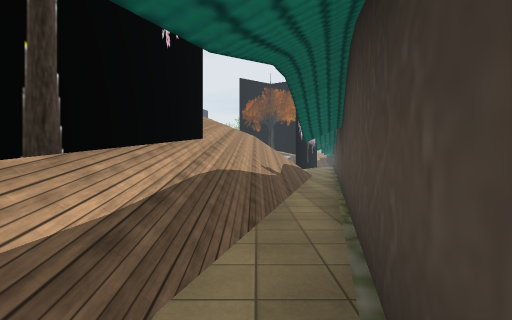
[1] (above)

16 first-person views from a walk through a Unity game level. The camera is 1.5 m above the floor, looks level and sees 85° across. The floor is counted in squares, 2 m on a side. Each view is taken from the middle of a square. On the plan, view 1 faces up. The plan holds only what a view shows up to about 10 squares ahead; the rest is blank. The place goes on beyond the plan. Some surface patterns are stand-ins.

[2]
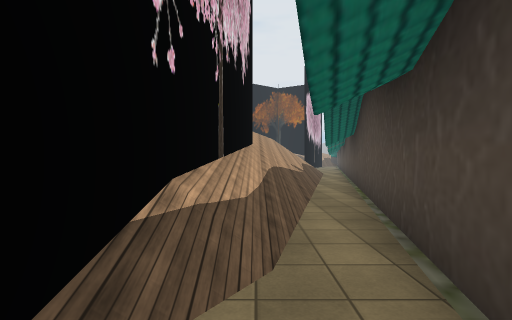

[3]
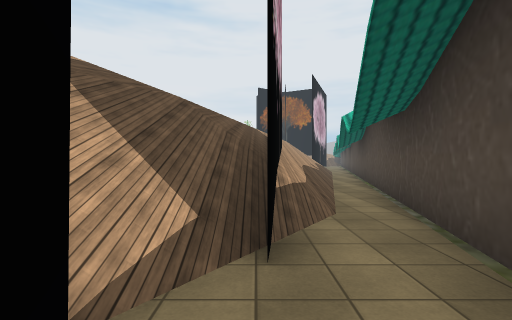

[4]
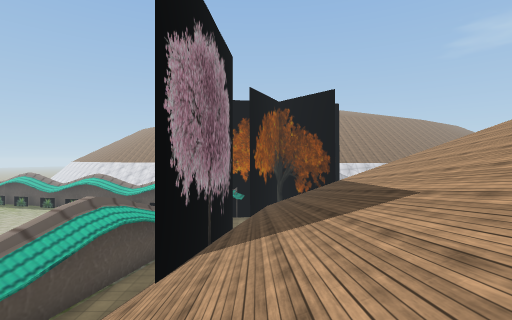

[5]
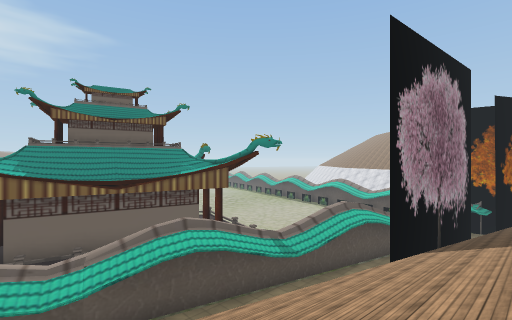

[6]
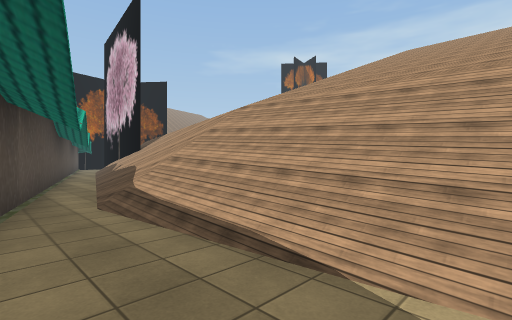

[7]
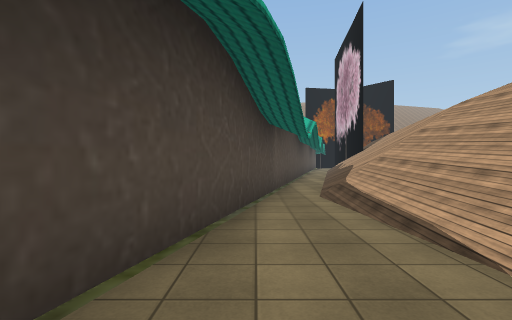

[8]
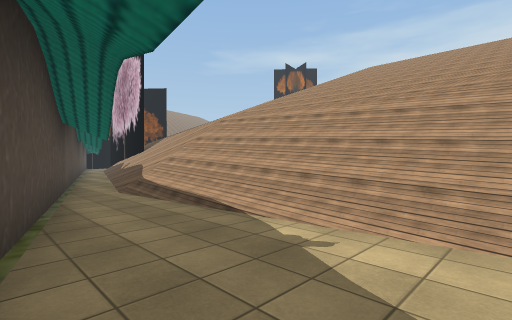

[9]
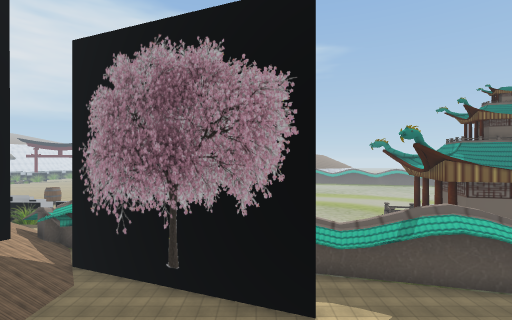

[10]
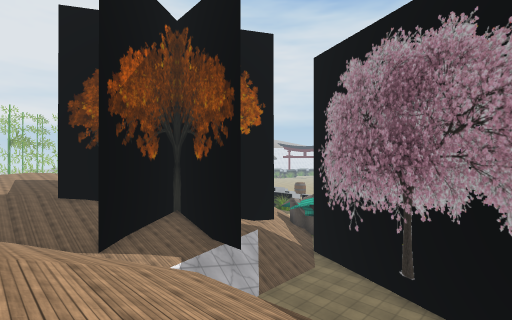

[11]
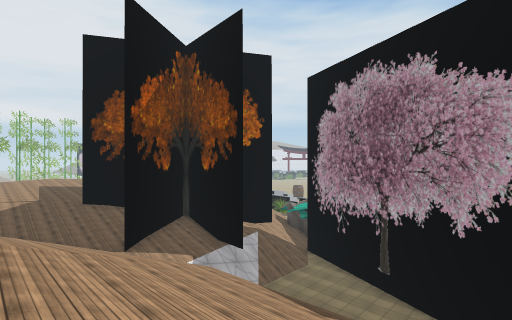

[12]
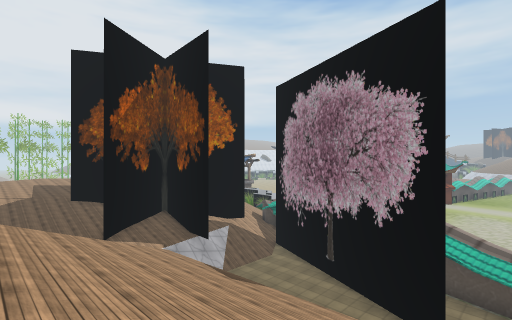

[13]
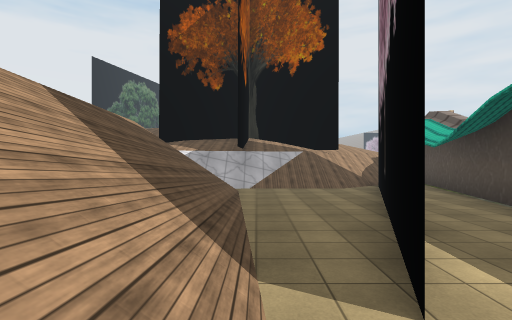

[14]
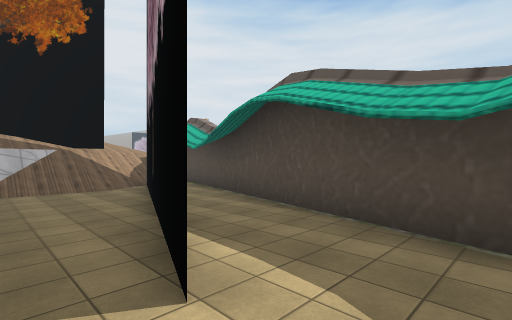

[15]
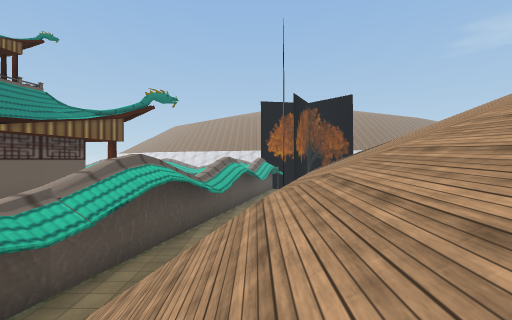

[16]
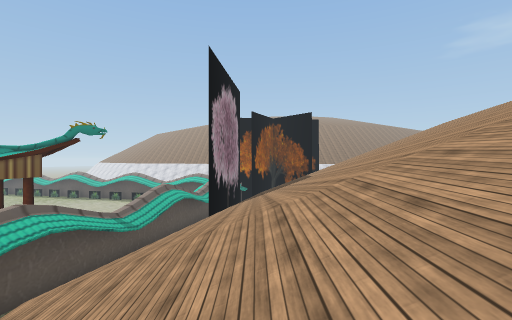

### Floor plan
Key: @ floor where view 1 was taken; # wall or solid block; . floor; / step, stairs or slope.
Columns run from 5 left of view 1 to 8 right of it. Each row starts with its distance up from view 1.
 31  ///#######/
 30  ///#//#////
 29  //////#//// #
 28 //// //////# #
 27 //// //...##.#
 26 ///////...#.#
 25 ///////...#.#
 24 ///////..##.
 23 ///////..#..#
 22 ////////##.##
 21 ////////#..
 20 ////////...#
 19 ////////...
 18 ////////..#
 17 ////////..#
 16 ////////..#
 15 ////////..#
 14 ////////.##
 13 ////////.#  #
 12 ////////.# ##
 11 ////////## ##
 10 ////////#  ##
  9 ///////.#  #
  8 ///////.#  #
  7 ///////##
  6 //////.#
  5 ////#/.
  4 ////#/.#
  3 ////#/#
  2 ////#.#
  1 ///##.#
  0 ///#/@
 -1  //#.#
 -2  //..#
 -3   #..
 -4    .

Positions as (right, up) in squares from view 1, and headings:
1: (0, 0), facing up
2: (-1, -2), facing up
3: (-2, -4), facing up
4: (-3, 11), facing down
5: (-4, 14), facing down-right
6: (4, 18), facing down-left
7: (4, 19), facing down
8: (5, 20), facing down-left
9: (-4, 22), facing right
10: (-4, 22), facing up-right
11: (-5, 21), facing up-right
12: (-5, 19), facing up-right
13: (2, 19), facing up
14: (2, 19), facing up-right
15: (0, 17), facing down
16: (-3, 17), facing down
